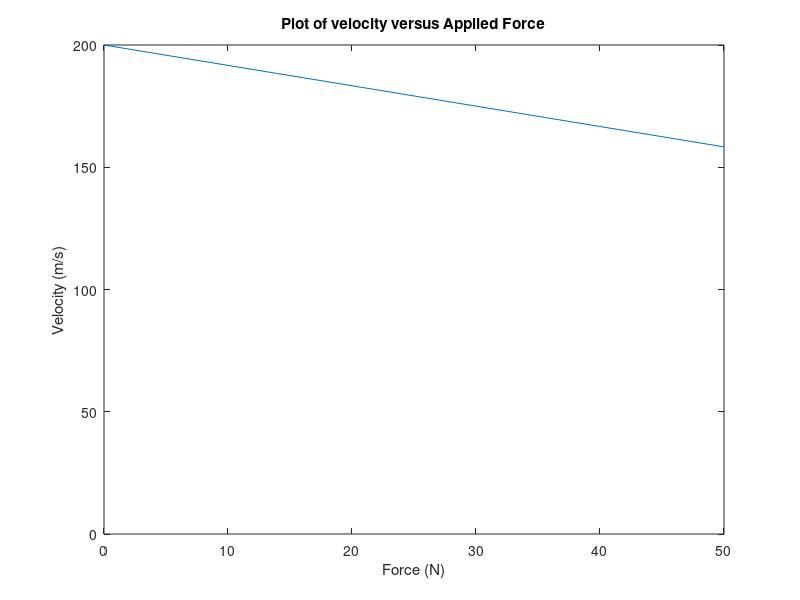

The MATLAB script that drew this image:
%M-file:ex1_10.m
%M-file to calculate and plot the velocity of 
%a linear motor as a function of load.
VB=120; %Battery voltage (V)
r=0.3;  %Resistance (Ohms)
l=1;    %Bar length (m)
B=0.6;  %Flux density (T)
%Select the forces to apply to the br
F=0:10:50;  %force (N)
%calculate the currents flowing in the motor.
i=F./(l*B); %current (A)
%calculate the induced voltages on the bar.
eind=VB-i.*r;   %Induced voltage (V)
%calculate the velocities of the bar.
v_bar=eind./(l*B);  %velocity (m/s)
%Plot the velocity of the bar versus force.
plot(F,v_bar);
title('Plot of velocity versus Applied Force');
xlabel('Force (N)');
ylabel('Velocity (m/s)');
axis([0 50 0 200]);